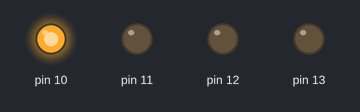
A sketch run on a simulated Arduino Uno, built with avr-gcc and run on an emulated ATmega328P. Parts: output pins drawn as LEDs (lit = HIGH).

Above: at 0.05 s.
At 0.45 s:
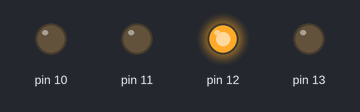
At 0.85 s:
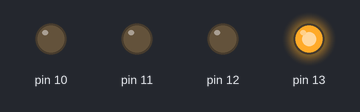
At 1.65 s:
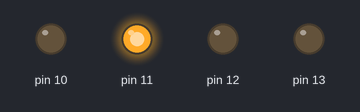
At 3.15 s:
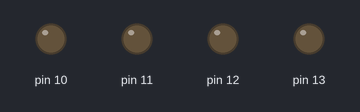
Timing chart, 0 to 3.5 s (numbered marks = the images above):
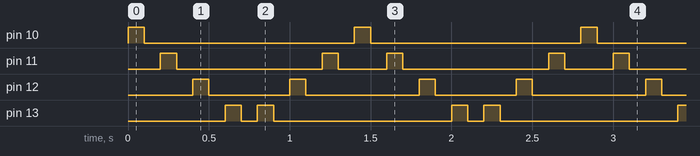

The sketch:

led_F_R_.ino
```cpp
int d=100;

void setup()
{
  pinMode(13,OUTPUT);
  pinMode(12,OUTPUT);
  pinMode(11,OUTPUT);
  pinMode(10,OUTPUT);


}
void loop()
{
  for( int i=10;i < 14;i++)
    {
  digitalWrite(i,HIGH);
  delay(d);
  digitalWrite(i,LOW);
  delay(d);
    }


 for( int i=13;i > 10;i--)
    {
  digitalWrite(i,HIGH);
  delay(d);
  digitalWrite(i,LOW);
  delay(d);
    }


}
```

Measured:
- by itself, pin 10: alternates HIGH for 0.10 s and LOW for 1.3 s
- by itself, pin 11: repeats every 1.4 s: LOW 0.90 s, HIGH 0.10 s, LOW 0.30 s, HIGH 0.10 s
- by itself, pin 12: repeats every 1.4 s: LOW 0.50 s, HIGH 0.10 s, LOW 0.70 s, HIGH 0.10 s
- by itself, pin 13: repeats every 1.4 s: LOW 0.10 s, HIGH 0.10 s, LOW 1.1 s, HIGH 0.10 s
